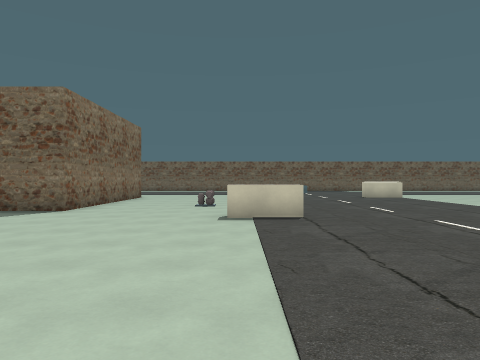
View 1 (above)

24 first-person views from a walk through a level from a Godot 3-D game. The camera is 1.5 m above the floor, looks level and sees 70° across. The floor is counted in squares, 2 m on a side. Each view is taken from the middle of a square. On the plan, view 1 faces up. The plan holds only what a view shows up to about 11 squares ahead; the rest is blank.

View 2
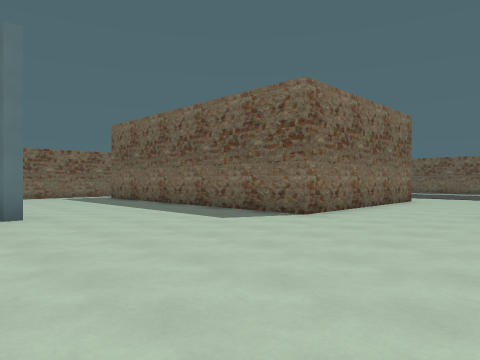

View 3
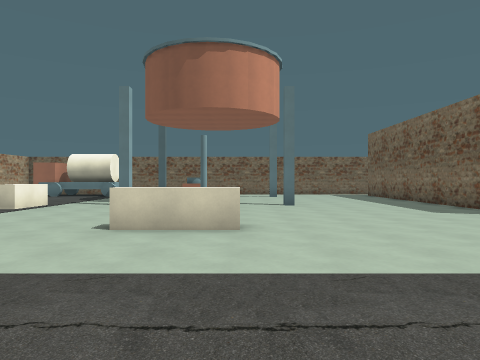

View 4
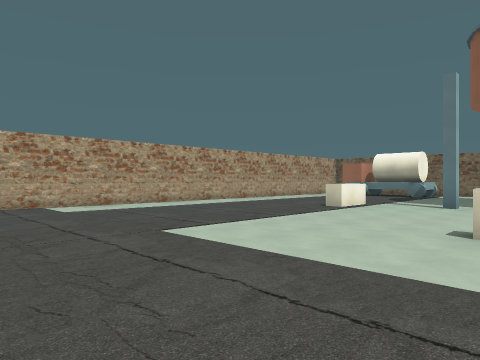

View 5
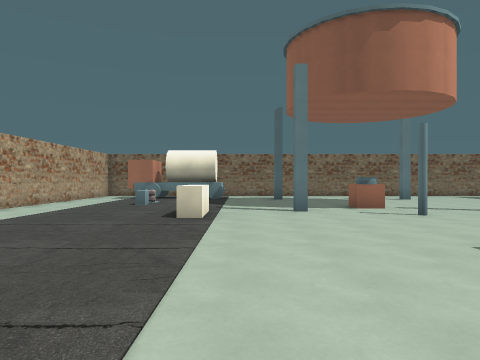

View 6
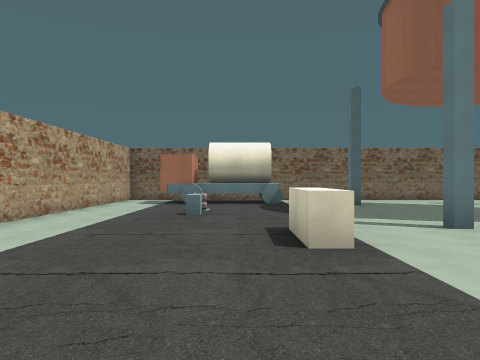

View 7
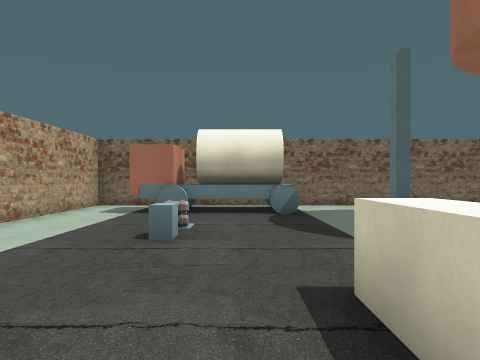

View 8
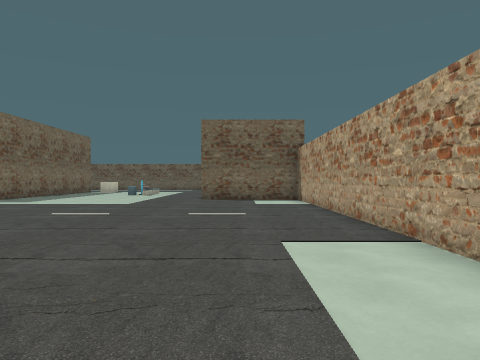

View 9
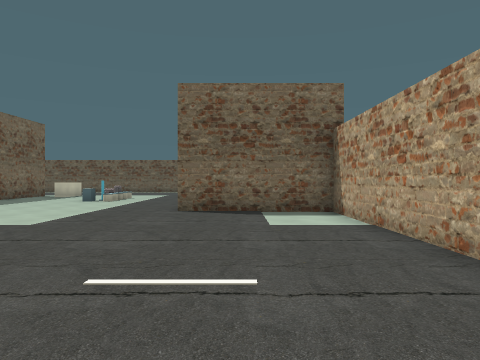

View 10
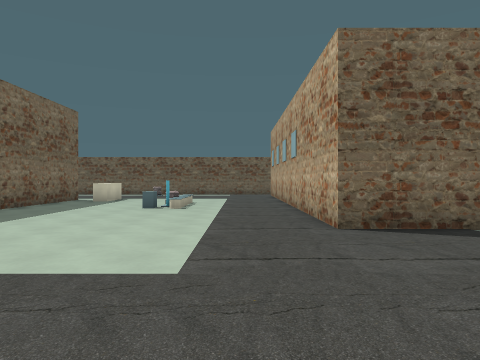

View 11
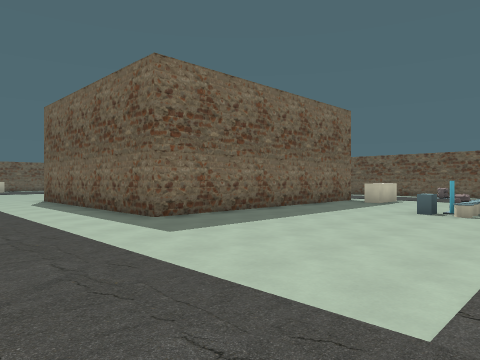

View 12
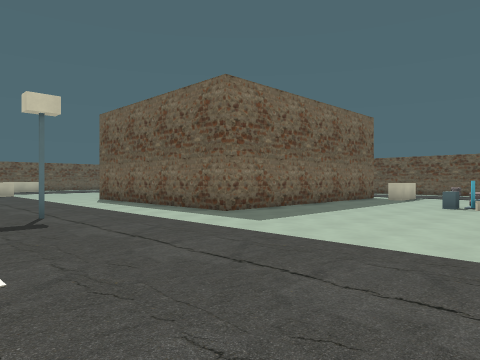

View 13
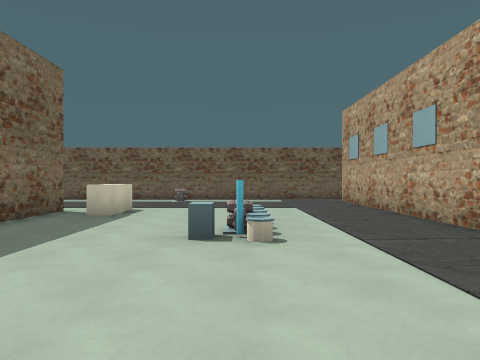

View 14
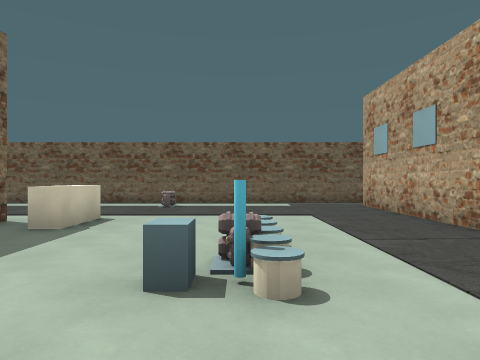

View 15
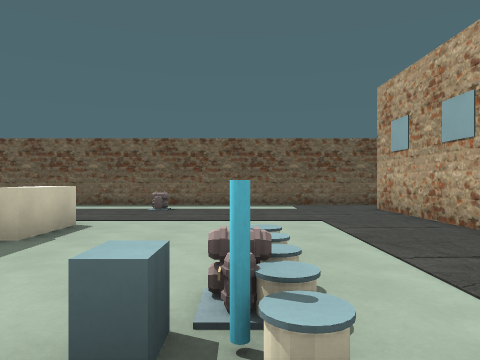

View 16
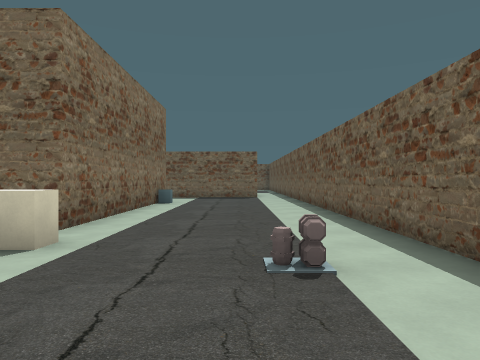

View 17
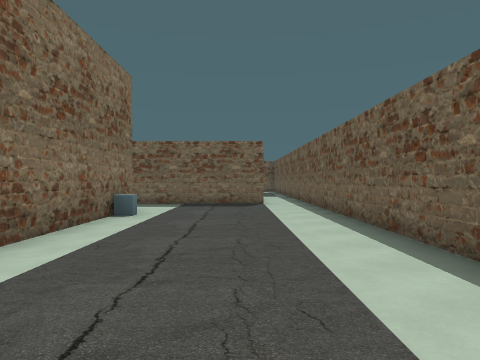

View 18
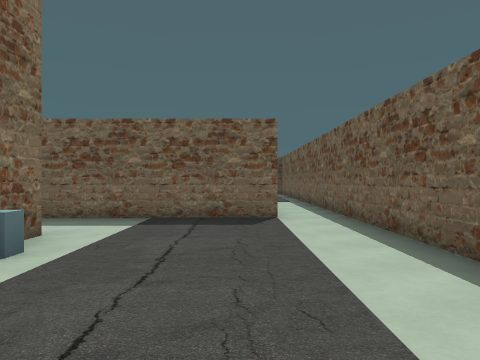

View 19
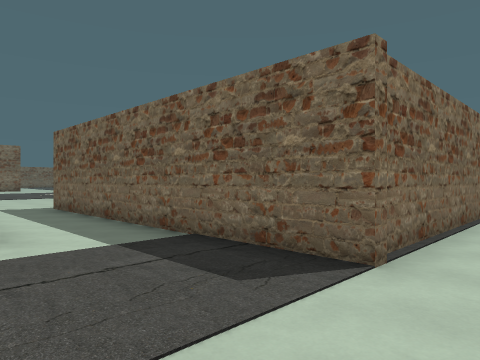

View 20
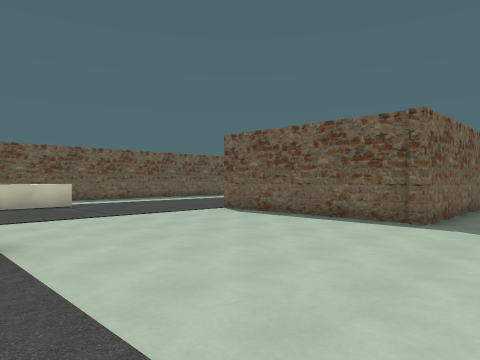

View 21
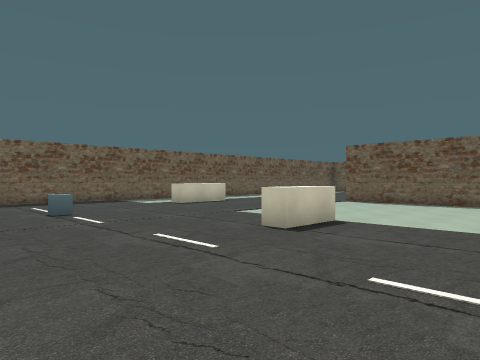

View 22
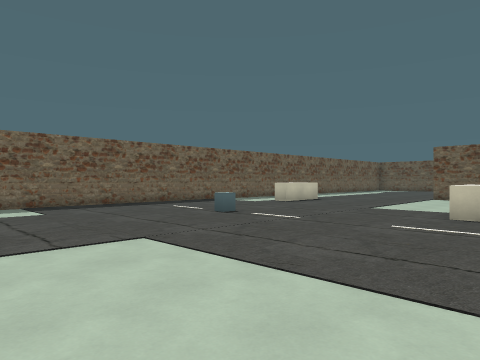

View 23
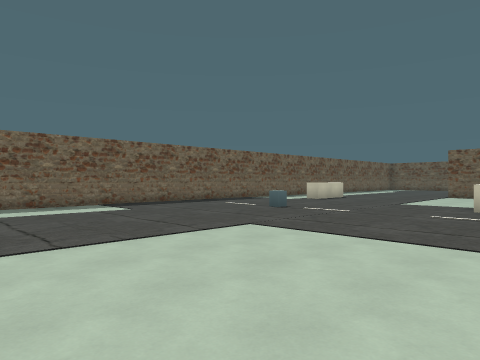

View 24
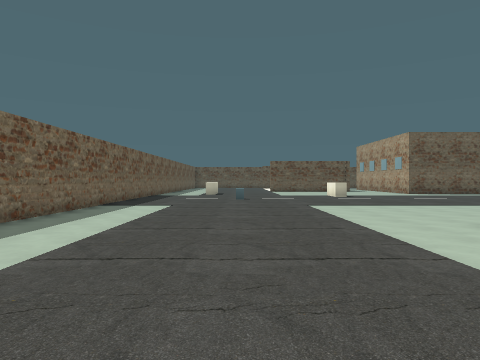

### Floor plan
Points are (right, up) in squares from view 1. A wall is a line through its corners. A room is listed if a view was taken in it or the views show most of it. See-through windows are left out.
Room 1 (views 1, 2, 3, 4, 5, 6, 7, 8, 9, 10, 11, 12, 13, 14, 15, 16, 17, 18, 19, 20, 21, 22, 23, 24)
walls: (1.4, 6.7) (-0.2, 6.7); (-2.3, 2) (-2.3, 0); (6.9, 14.2) (5.3, 14.2) (5.3, 14.8); (-4.2, 13.4) (-4.2, 8.3) (-9.4, 8.3); (-7.3, 3.8) (-7.3, 3.2); (-8.1, 0.9) (-8.1, 0.1) (-8.9, 0.1); (-7.8, -1.3) (-7.3, -1.3) (-7.3, -1.8); (17.3, 9.8) (17.3, 2.2) (8.8, 2.2) (8.8, 7.8); (9.5, 20.2) (7.8, 20.2); (-7.2, -3.7) (-5.8, -3.7) (-5.8, -4.2) (-7.2, -4.2); (17.7, 1.2) (17.7, 0.7) (16.2, 0.7) (16.2, 1.2); (4.4, 23.2) (-4, 23.2); (-2.4, -9.2) (9.2, -9.2) (9.2, -5.5) (20.8, -5.5); (-12.4, -1.2) (-12.4, -1.6) (-12.8, -1.6); (20.6, 11.9) (12.2, 11.9); (-15.3, 2.2) (-15.3, -3.8); (-12.7, -4.5) (-12.7, -5.5); (-15.3, -6.1) (-15.3, -9.2) (-7.9, -9.2); (22.3, -6.1) (22.3, 16)
low walls: (17.7, 8.8) (17.7, 8.3) (17.2, 8.3)
objects: other object (-14, -7) to (-14, -6); other object (-14, -4); wheel (-13, -7) to (-13, -6); wheel (-13, -4); block (-10, -6) to (-9, -6); other object (-1, 10); block (4, 19); other object (13, 13) to (13, 17); block (14, -2); other object (15, -2); other object (21, 0); other object (21, 12) to (21, 17)

Positions as (right, up) in squares from view 1, and headings:
1: (0, 0), facing up
2: (0, 2), facing up-left
3: (3, 2), facing left
4: (3, 1), facing down-left
5: (1, -3), facing left
6: (-2, -5), facing left
7: (-5, -5), facing left
8: (-4, -7), facing right
9: (1, -7), facing right
10: (4, -4), facing right
11: (5, -4), facing up-right
12: (3, -4), facing up-right
13: (9, -2), facing right
14: (11, -2), facing right
15: (12, -2), facing right
16: (20, -3), facing up
17: (20, 1), facing up
18: (20, 5), facing up
19: (22, 9), facing up-left
20: (6, 10), facing up-right
21: (1, 11), facing up-right
22: (-2, 13), facing up-right
23: (-4, 13), facing up-right
24: (-10, 19), facing right
